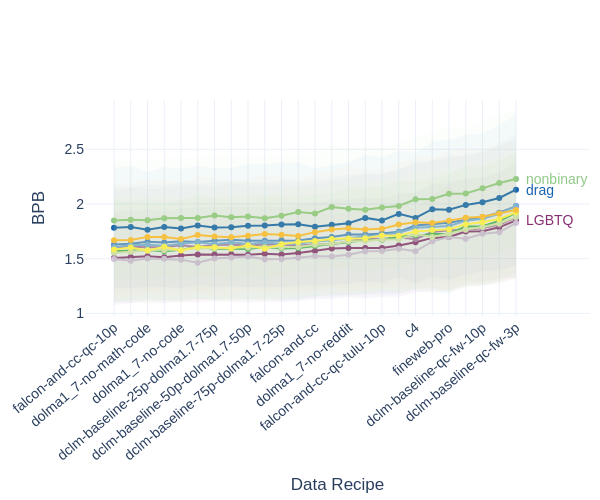

Notebook cell for this chart:
### Code cell
import numpy as np
import plotly.graph_objects as go
from collections import defaultdict

import plotly.colors as pc

def to_rgba(color, alpha=0.03):
    r, g, b = pc.unlabel_rgb(color) if color.startswith('rgb') else [int(color[i:i+2], 16) * 255 // 255 for i in (1, 3, 5)]
    return f"rgba({r},{g},{b},{alpha})"

# ── Paul Tol color schemes (exact hex from personal.sron.nl/~pault) ───────────
PAUL_TOL = {
    # 7-color, color-blind safe, good for lines/markers
    "bright":   ["#4477AA", "#EE6677", "#228833", "#CCBB44",
                 "#66CCEE", "#AA3377", "#BBBBBB"],
    # 9-color, more hues but no clear red/medium blue
    "muted":    ["#CC6677", "#332288", "#DDCC77", "#117733",
                 "#88CCEE", "#882255", "#44AA99", "#999933", "#AA4499"],
    # 7-color, designed for TensorBoard / data viz
    "vibrant":  ["#EE7733", "#0077BB", "#33BBEE", "#EE3377",
                 "#CC3311", "#009988", "#BBBBBB"],
    # 14-color discrete rainbow (for when you need many colors)
    "rainbow14": ["#882E72", "#B178A6", "#D6C1DE", "#1965B0",
                  "#5289C7", "#7BAFDE", "#4EB265", "#90C987",
                  "#CAE0AB", "#F7EE55", "#F6C141", "#F1932D",
                  "#E8601C", "#DC050C"],
}

# Pick the scheme — "rainbow14" is best for 25 recipes
SCHEME = "rainbow14"

def get_colors(n, scheme=SCHEME):
    """Cycle through the chosen Tol palette to get n colors."""
    palette = PAUL_TOL[scheme]
    return [palette[i % len(palette)] for i in range(n)]

VARIANT = 'sentence'
MIN_INSTANCES = 10  # <-- adjust threshold here

recipes = list(results_recipes_communities.keys())

# Count total instances per community across all recipes
community_counts = defaultdict(int)
#for r in recipes:
for score, communities, term in results_recipes_communities["dolma1_7-1B"][VARIANT]:
    for c in communities:
        community_counts[c] += 1

all_communities = sorted(c for c, n in community_counts.items() if n >= MIN_INSTANCES and community_terms[c] > 4)

# Per community: mean ± std per recipe
community_means = defaultdict(dict)
community_stds  = defaultdict(dict)

for r in recipes:
    by_community = defaultdict(list)
    for score, communities, term in results_recipes_communities[r][VARIANT]:
        for c in communities:
            by_community[c].append(score)
    for c in all_communities:
        vals = by_community.get(c, [])
        community_means[c][r] = np.mean(vals) if vals else np.nan
        community_stds[c][r]  = np.std(vals)  if vals else np.nan

# Sort recipes by overall mean BPB
overall_means  = {r: np.nanmean([community_means[c][r] for c in all_communities]) for r in recipes}
sorted_recipes = sorted(recipes, key=lambda r: overall_means[r])

colors = get_colors(len(all_communities))

fig = go.Figure()
for i, c in enumerate(all_communities):
    ys   = np.array([community_means[c][r] for r in sorted_recipes], dtype=float)
    errs = np.array([community_stds[c][r]  for r in sorted_recipes], dtype=float)
    col  = colors[i]

    # Shaded std band
    fig.add_trace(go.Scatter(
        x=sorted_recipes + sorted_recipes[::-1],
        y=np.concatenate([ys + errs, (ys - errs)[::-1]]).tolist(),
        fill='toself',
        fillcolor=to_rgba(col),
        line=dict(width=0),
        hoverinfo='skip',
        showlegend=False,
    ))
    # Mean line
    fig.add_trace(go.Scatter(
        x=sorted_recipes, y=ys.tolist(),
        mode='markers+lines',
        name=c,
        line=dict(color=col, width=2),
        marker=dict(color=col, size=6),
    ))

min_gap = 0.08  # adjust to your BPB scale

# Define your custom list of communities to annotate
to_annotate = ["drag", "nonbinary", "LGBTQ"]  # Replace with your desired communities

last_recipe = sorted_recipes[-1]

# Collect and sort by y value
annots = []
for c in to_annotate:
    if c not in all_communities:
        continue
    y_val = community_means[c][last_recipe]
    if np.isnan(y_val):
        continue
    annots.append((y_val, c))
annots.sort()

# Nudge labels that are too close
adjusted = [list(a) for a in annots]
for i in range(1, len(adjusted)):
    if adjusted[i][0] - adjusted[i-1][0] < min_gap:
        adjusted[i][0] = adjusted[i-1][0] + min_gap

for y_adj, c in adjusted:
    fig.add_annotation(
        x=last_recipe,
        y=y_adj,
        text=c,
        showarrow=False,
        xanchor='left',
        xshift=8,
        font=dict(size=14, color=colors[all_communities.index(c)]),
    )

fig.update_layout(
    yaxis_title="BPB",
    xaxis_title="Data Recipe",
    xaxis_tickangle=-40,
    height=500, width=600,
    template="plotly_white",
    font=dict(family="Arial", size=14),
    showlegend=False,
    #legend=dict(bgcolor="rgba(255,255,255,0.8)"),
    margin=dict(r=10),
)

# Show only even-indexed ticks
fig.update_xaxes(
    ticktext=[label[:-3] if i % 2 == 0 else "" for i, label in enumerate(sorted_recipes)],
    tickvals=sorted_recipes
)

fig.show()
#fig.write_image("datadecide_bpb_recipes_community.pdf", scale=2, height=500, width=600)

### Figure 1 — Plotly figure (JSON) as saved in the notebook; plotly's stock layout.template omitted (floating-point values rounded to 4 significant figures)
{"data": [{"fill": "toself", "fillcolor": "rgba(136,46,114,0.03)", "hoverinfo": "skip", "line": {"width": 0}, "showlegend": false, "type": "scatter", "x": ["falcon-and-cc-qc-10p-1B", "falcon-and-cc-qc-orig-10p-1B", "dolma1_7-no-math-code-1B", "falcon-and-cc-qc-20p-1B", "dolma1_7-no-code-1B", "dolma1_6plus-1B", "dclm-baseline-25p-dolma1.7-75p-1B", "dolma1_7-no-flan-1B", "dclm-baseline-50p-dolma1.7-50p-1B", "dolma1_7-1B", "dclm-baseline-75p-dolma1.7-25p-1B", "dclm-baseline-1B", "falcon-and-cc-1B", "falcon-1B", "dolma1_7-no-reddit-1B", "dclm-baseline-qc-20p-1B", "falcon-and-cc-qc-tulu-10p-1B", "dclm-baseline-qc-10p-1B", "c4-1B", "dclm-baseline-qc-7p-fw2-1B", "fineweb-pro-1B", "fineweb-edu-1B", "dclm-baseline-qc-fw-10p-1B", "dclm-baseline-qc-7p-fw3-1B", "dclm-baseline-qc-fw-3p-1B", "dclm-baseline-qc-fw-3p-1B", "dclm-baseline-qc-7p-fw3-1B", "dclm-baseline-qc-fw-10p-1B", "fineweb-edu-1B", "fineweb-pro-1B", "dclm-baseline-qc-7p-fw2-1B", "c4-1B", "dclm-baseline-qc-10p-1B", "falcon-and-cc-qc-tulu-10p-1B", "dclm-baseline-qc-20p-1B", "dolma1_7-no-reddit-1B", "falcon-1B", "falcon-and-cc-1B", "dclm-baseline-1B", "dclm-baseline-75p-dolma1.7-25p-1B", "dolma1_7-1B", "dclm-baseline-50p-dolma1.7-50p-1B", "dolma1_7-no-flan-1B", "dclm-baseline-25p-dolma1.7-75p-1B", "dolma1_6plus-1B", "dolma1_7-no-code-1B", "falcon-and-cc-qc-20p-1B", "dolma1_7-no-math-code-1B", "falcon-and-cc-qc-orig-10p-1B", "falcon-and-cc-qc-10p-1B"], "y": [1.936, 1.938, 1.951, 1.937, 1.957, 1.97, 1.969, 1.975, 1.971, 1.982, 1.97, 1.993, 2.004, 2.047, 2.041, 2.057, 2.048, 2.096, 2.108, 2.179, 2.192, 2.24, 2.243, 2.284, 2.373, 1.326, 1.289, 1.257, 1.255, 1.204, 1.201, 1.193, 1.146, 1.147, 1.138, 1.153, 1.137, 1.135, 1.112, 1.107, 1.108, 1.1, 1.106, 1.105, 1.108, 1.103, 1.092, 1.096, 1.095, 1.075]}, {"line": {"color": "#882E72", "width": 2}, "marker": {"color": "#882E72", "size": 6}, "mode": "markers+lines", "name": "LGBTQ", "type": "scatter", "x": ["falcon-and-cc-qc-10p-1B", "falcon-and-cc-qc-orig-10p-1B", "dolma1_7-no-math-code-1B", "falcon-and-cc-qc-20p-1B", "dolma1_7-no-code-1B", "dolma1_6plus-1B", "dclm-baseline-25p-dolma1.7-75p-1B", "dolma1_7-no-flan-1B", "dclm-baseline-50p-dolma1.7-50p-1B", "dolma1_7-1B", "dclm-baseline-75p-dolma1.7-25p-1B", "dclm-baseline-1B", "falcon-and-cc-1B", "falcon-1B", "dolma1_7-no-reddit-1B", "dclm-baseline-qc-20p-1B", "falcon-and-cc-qc-tulu-10p-1B", "dclm-baseline-qc-10p-1B", "c4-1B", "dclm-baseline-qc-7p-fw2-1B", "fineweb-pro-1B", "fineweb-edu-1B", "dclm-baseline-qc-fw-10p-1B", "dclm-baseline-qc-7p-fw3-1B", "dclm-baseline-qc-fw-3p-1B"], "y": [1.506, 1.516, 1.523, 1.514, 1.53, 1.539, 1.537, 1.54, 1.536, 1.545, 1.539, 1.552, 1.569, 1.592, 1.597, 1.598, 1.598, 1.621, 1.65, 1.69, 1.698, 1.748, 1.75, 1.786, 1.849]}, {"fill": "toself", "fillcolor": "rgba(177,120,166,0.03)", "hoverinfo": "skip", "line": {"width": 0}, "showlegend": false, "type": "scatter", "x": ["falcon-and-cc-qc-10p-1B", "falcon-and-cc-qc-orig-10p-1B", "dolma1_7-no-math-code-1B", "falcon-and-cc-qc-20p-1B", "dolma1_7-no-code-1B", "dolma1_6plus-1B", "dclm-baseline-25p-dolma1.7-75p-1B", "dolma1_7-no-flan-1B", "dclm-baseline-50p-dolma1.7-50p-1B", "dolma1_7-1B", "dclm-baseline-75p-dolma1.7-25p-1B", "dclm-baseline-1B", "falcon-and-cc-1B", "falcon-1B", "dolma1_7-no-reddit-1B", "dclm-baseline-qc-20p-1B", "falcon-and-cc-qc-tulu-10p-1B", "dclm-baseline-qc-10p-1B", "c4-1B", "dclm-baseline-qc-7p-fw2-1B", "fineweb-pro-1B", "fineweb-edu-1B", "dclm-baseline-qc-fw-10p-1B", "dclm-baseline-qc-7p-fw3-1B", "dclm-baseline-qc-fw-3p-1B", "dclm-baseline-qc-fw-3p-1B", "dclm-baseline-qc-7p-fw3-1B", "dclm-baseline-qc-fw-10p-1B", "fineweb-edu-1B", "fineweb-pro-1B", "dclm-baseline-qc-7p-fw2-1B", "c4-1B", "dclm-baseline-qc-10p-1B", "falcon-and-cc-qc-tulu-10p-1B", "dclm-baseline-qc-20p-1B", "dolma1_7-no-reddit-1B", "falcon-1B", "falcon-and-cc-1B", "dclm-baseline-1B", "dclm-baseline-75p-dolma1.7-25p-1B", "dolma1_7-1B", "dclm-baseline-50p-dolma1.7-50p-1B", "dolma1_7-no-flan-1B", "dclm-baseline-25p-dolma1.7-75p-1B", "dolma1_6plus-1B", "dolma1_7-no-code-1B", "falcon-and-cc-qc-20p-1B", "dolma1_7-no-math-code-1B", "falcon-and-cc-qc-orig-10p-1B", "falcon-and-cc-qc-10p-1B"], "y": [2.019, 2.02, 2.009, 1.989, 2.029, 2.02, 2.04, 2.018, 2.004, 2.051, 2.041, 2.006, 2.044, 2.016, 2.089, 2.123, 2.102, 2.126, 2.093, 2.201, 2.222, 2.218, 2.272, 2.294, 2.43, 1.324, 1.327, 1.29, 1.301, 1.296, 1.285, 1.265, 1.267, 1.253, 1.254, 1.227, 1.245, 1.218, 1.232, 1.219, 1.214, 1.231, 1.24, 1.209, 1.193, 1.216, 1.22, 1.199, 1.199, 1.184]}, {"line": {"color": "#B178A6", "width": 2}, "marker": {"color": "#B178A6", "size": 6}, "mode": "markers+lines", "name": "bear", "type": "scatter", "x": ["falcon-and-cc-qc-10p-1B", "falcon-and-cc-qc-orig-10p-1B", "dolma1_7-no-math-code-1B", "falcon-and-cc-qc-20p-1B", "dolma1_7-no-code-1B", "dolma1_6plus-1B", "dclm-baseline-25p-dolma1.7-75p-1B", "dolma1_7-no-flan-1B", "dclm-baseline-50p-dolma1.7-50p-1B", "dolma1_7-1B", "dclm-baseline-75p-dolma1.7-25p-1B", "dclm-baseline-1B", "falcon-and-cc-1B", "falcon-1B", "dolma1_7-no-reddit-1B", "dclm-baseline-qc-20p-1B", "falcon-and-cc-qc-tulu-10p-1B", "dclm-baseline-qc-10p-1B", "c4-1B", "dclm-baseline-qc-7p-fw2-1B", "fineweb-pro-1B", "fineweb-edu-1B", "dclm-baseline-qc-fw-10p-1B", "dclm-baseline-qc-7p-fw3-1B", "dclm-baseline-qc-fw-3p-1B"], "y": [1.601, 1.61, 1.604, 1.605, 1.622, 1.606, 1.624, 1.629, 1.618, 1.632, 1.63, 1.619, 1.631, 1.631, 1.658, 1.688, 1.678, 1.697, 1.679, 1.743, 1.759, 1.76, 1.781, 1.811, 1.877]}, {"fill": "toself", "fillcolor": "rgba(214,193,222,0.03)", "hoverinfo": "skip", "line": {"width": 0}, "showlegend": false, "type": "scatter", "x": ["falcon-and-cc-qc-10p-1B", "falcon-and-cc-qc-orig-10p-1B", "dolma1_7-no-math-code-1B", "falcon-and-cc-qc-20p-1B", "dolma1_7-no-code-1B", "dolma1_6plus-1B", "dclm-baseline-25p-dolma1.7-75p-1B", "dolma1_7-no-flan-1B", "dclm-baseline-50p-dolma1.7-50p-1B", "dolma1_7-1B", "dclm-baseline-75p-dolma1.7-25p-1B", "dclm-baseline-1B", "falcon-and-cc-1B", "falcon-1B", "dolma1_7-no-reddit-1B", "dclm-baseline-qc-20p-1B", "falcon-and-cc-qc-tulu-10p-1B", "dclm-baseline-qc-10p-1B", "c4-1B", "dclm-baseline-qc-7p-fw2-1B", "fineweb-pro-1B", "fineweb-edu-1B", "dclm-baseline-qc-fw-10p-1B", "dclm-baseline-qc-7p-fw3-1B", "dclm-baseline-qc-fw-3p-1B", "dclm-baseline-qc-fw-3p-1B", "dclm-baseline-qc-7p-fw3-1B", "dclm-baseline-qc-fw-10p-1B", "fineweb-edu-1B", "fineweb-pro-1B", "dclm-baseline-qc-7p-fw2-1B", "c4-1B", "dclm-baseline-qc-10p-1B", "falcon-and-cc-qc-tulu-10p-1B", "dclm-baseline-qc-20p-1B", "dolma1_7-no-reddit-1B", "falcon-1B", "falcon-and-cc-1B", "dclm-baseline-1B", "dclm-baseline-75p-dolma1.7-25p-1B", "dolma1_7-1B", "dclm-baseline-50p-dolma1.7-50p-1B", "dolma1_7-no-flan-1B", "dclm-baseline-25p-dolma1.7-75p-1B", "dolma1_6plus-1B", "dolma1_7-no-code-1B", "falcon-and-cc-qc-20p-1B", "dolma1_7-no-math-code-1B", "falcon-and-cc-qc-orig-10p-1B", "falcon-and-cc-qc-10p-1B"], "y": [1.898, 1.87, 1.892, 1.889, 1.878, 1.829, 1.88, 1.89, 1.907, 1.883, 1.887, 1.896, 1.93, 1.898, 1.918, 1.967, 1.98, 2.001, 1.957, 2.093, 2.158, 2.073, 2.168, 2.183, 2.263, 1.391, 1.299, 1.288, 1.292, 1.237, 1.224, 1.179, 1.179, 1.16, 1.167, 1.152, 1.143, 1.118, 1.119, 1.109, 1.107, 1.132, 1.13, 1.122, 1.095, 1.105, 1.108, 1.113, 1.091, 1.096]}, {"line": {"color": "#D6C1DE", "width": 2}, "marker": {"color": "#D6C1DE", "size": 6}, "mode": "markers+lines", "name": "chub", "type": "scatter", "x": ["falcon-and-cc-qc-10p-1B", "falcon-and-cc-qc-orig-10p-1B", "dolma1_7-no-math-code-1B", "falcon-and-cc-qc-20p-1B", "dolma1_7-no-code-1B", "dolma1_6plus-1B", "dclm-baseline-25p-dolma1.7-75p-1B", "dolma1_7-no-flan-1B", "dclm-baseline-50p-dolma1.7-50p-1B", "dolma1_7-1B", "dclm-baseline-75p-dolma1.7-25p-1B", "dclm-baseline-1B", "falcon-and-cc-1B", "falcon-1B", "dolma1_7-no-reddit-1B", "dclm-baseline-qc-20p-1B", "falcon-and-cc-qc-tulu-10p-1B", "dclm-baseline-qc-10p-1B", "c4-1B", "dclm-baseline-qc-7p-fw2-1B", "fineweb-pro-1B", "fineweb-edu-1B", "dclm-baseline-qc-fw-10p-1B", "dclm-baseline-qc-7p-fw3-1B", "dclm-baseline-qc-fw-3p-1B"], "y": [1.497, 1.481, 1.502, 1.499, 1.491, 1.462, 1.501, 1.51, 1.519, 1.495, 1.498, 1.508, 1.524, 1.521, 1.535, 1.567, 1.57, 1.59, 1.568, 1.658, 1.697, 1.683, 1.728, 1.741, 1.827]}, {"fill": "toself", "fillcolor": "rgba(25,101,176,0.03)", "hoverinfo": "skip", "line": {"width": 0}, "showlegend": false, "type": "scatter", "x": ["falcon-and-cc-qc-10p-1B", "falcon-and-cc-qc-orig-10p-1B", "dolma1_7-no-math-code-1B", "falcon-and-cc-qc-20p-1B", "dolma1_7-no-code-1B", "dolma1_6plus-1B", "dclm-baseline-25p-dolma1.7-75p-1B", "dolma1_7-no-flan-1B", "dclm-baseline-50p-dolma1.7-50p-1B", "dolma1_7-1B", "dclm-baseline-75p-dolma1.7-25p-1B", "dclm-baseline-1B", "falcon-and-cc-1B", "falcon-1B", "dolma1_7-no-reddit-1B", "dclm-baseline-qc-20p-1B", "falcon-and-cc-qc-tulu-10p-1B", "dclm-baseline-qc-10p-1B", "c4-1B", "dclm-baseline-qc-7p-fw2-1B", "fineweb-pro-1B", "fineweb-edu-1B", "dclm-baseline-qc-fw-10p-1B", "dclm-baseline-qc-7p-fw3-1B", "dclm-baseline-qc-fw-3p-1B", "dclm-baseline-qc-fw-3p-1B", "dclm-baseline-qc-7p-fw3-1B", "dclm-baseline-qc-fw-10p-1B", "fineweb-edu-1B", "fineweb-pro-1B", "dclm-baseline-qc-7p-fw2-1B", "c4-1B", "dclm-baseline-qc-10p-1B", "falcon-and-cc-qc-tulu-10p-1B", "dclm-baseline-qc-20p-1B", "dolma1_7-no-reddit-1B", "falcon-1B", "falcon-and-cc-1B", "dclm-baseline-1B", "dclm-baseline-75p-dolma1.7-25p-1B", "dolma1_7-1B", "dclm-baseline-50p-dolma1.7-50p-1B", "dolma1_7-no-flan-1B", "dclm-baseline-25p-dolma1.7-75p-1B", "dolma1_6plus-1B", "dolma1_7-no-code-1B", "falcon-and-cc-qc-20p-1B", "dolma1_7-no-math-code-1B", "falcon-and-cc-qc-orig-10p-1B", "falcon-and-cc-qc-10p-1B"], "y": [2.331, 2.346, 2.292, 2.337, 2.322, 2.35, 2.329, 2.329, 2.361, 2.361, 2.383, 2.376, 2.33, 2.359, 2.378, 2.452, 2.419, 2.49, 2.467, 2.57, 2.589, 2.63, 2.646, 2.717, 2.822, 1.438, 1.392, 1.385, 1.353, 1.308, 1.335, 1.277, 1.328, 1.28, 1.293, 1.27, 1.261, 1.254, 1.255, 1.242, 1.244, 1.241, 1.246, 1.241, 1.256, 1.229, 1.242, 1.236, 1.234, 1.233]}, {"line": {"color": "#1965B0", "width": 2}, "marker": {"color": "#1965B0", "size": 6}, "mode": "markers+lines", "name": "drag", "type": "scatter", "x": ["falcon-and-cc-qc-10p-1B", "falcon-and-cc-qc-orig-10p-1B", "dolma1_7-no-math-code-1B", "falcon-and-cc-qc-20p-1B", "dolma1_7-no-code-1B", "dolma1_6plus-1B", "dclm-baseline-25p-dolma1.7-75p-1B", "dolma1_7-no-flan-1B", "dclm-baseline-50p-dolma1.7-50p-1B", "dolma1_7-1B", "dclm-baseline-75p-dolma1.7-25p-1B", "dclm-baseline-1B", "falcon-and-cc-1B", "falcon-1B", "dolma1_7-no-reddit-1B", "dclm-baseline-qc-20p-1B", "falcon-and-cc-qc-tulu-10p-1B", "dclm-baseline-qc-10p-1B", "c4-1B", "dclm-baseline-qc-7p-fw2-1B", "fineweb-pro-1B", "fineweb-edu-1B", "dclm-baseline-qc-fw-10p-1B", "dclm-baseline-qc-7p-fw3-1B", "dclm-baseline-qc-fw-3p-1B"], "y": [1.782, 1.79, 1.764, 1.789, 1.776, 1.803, 1.785, 1.788, 1.801, 1.802, 1.812, 1.815, 1.792, 1.81, 1.824, 1.873, 1.85, 1.909, 1.872, 1.952, 1.948, 1.991, 2.015, 2.055, 2.13]}, {"fill": "toself", "fillcolor": "rgba(82,137,199,0.03)", "hoverinfo": "skip", "line": {"width": 0}, "showlegend": false, "type": "scatter", "x": ["falcon-and-cc-qc-10p-1B", "falcon-and-cc-qc-orig-10p-1B", "dolma1_7-no-math-code-1B", "falcon-and-cc-qc-20p-1B", "dolma1_7-no-code-1B", "dolma1_6plus-1B", "dclm-baseline-25p-dolma1.7-75p-1B", "dolma1_7-no-flan-1B", "dclm-baseline-50p-dolma1.7-50p-1B", "dolma1_7-1B", "dclm-baseline-75p-dolma1.7-25p-1B", "dclm-baseline-1B", "falcon-and-cc-1B", "falcon-1B", "dolma1_7-no-reddit-1B", "dclm-baseline-qc-20p-1B", "falcon-and-cc-qc-tulu-10p-1B", "dclm-baseline-qc-10p-1B", "c4-1B", "dclm-baseline-qc-7p-fw2-1B", "fineweb-pro-1B", "fineweb-edu-1B", "dclm-baseline-qc-fw-10p-1B", "dclm-baseline-qc-7p-fw3-1B", "dclm-baseline-qc-fw-3p-1B", "dclm-baseline-qc-fw-3p-1B", "dclm-baseline-qc-7p-fw3-1B", "dclm-baseline-qc-fw-10p-1B", "fineweb-edu-1B", "fineweb-pro-1B", "dclm-baseline-qc-7p-fw2-1B", "c4-1B", "dclm-baseline-qc-10p-1B", "falcon-and-cc-qc-tulu-10p-1B", "dclm-baseline-qc-20p-1B", "dolma1_7-no-reddit-1B", "falcon-1B", "falcon-and-cc-1B", "dclm-baseline-1B", "dclm-baseline-75p-dolma1.7-25p-1B", "dolma1_7-1B", "dclm-baseline-50p-dolma1.7-50p-1B", "dolma1_7-no-flan-1B", "dclm-baseline-25p-dolma1.7-75p-1B", "dolma1_6plus-1B", "dolma1_7-no-code-1B", "falcon-and-cc-qc-20p-1B", "dolma1_7-no-math-code-1B", "falcon-and-cc-qc-orig-10p-1B", "falcon-and-cc-qc-10p-1B"], "y": [2.161, 2.153, 2.176, 2.174, 2.197, 2.181, 2.196, 2.208, 2.195, 2.195, 2.208, 2.201, 2.222, 2.238, 2.271, 2.267, 2.278, 2.312, 2.385, 2.398, 2.448, 2.44, 2.474, 2.527, 2.609, 1.351, 1.315, 1.287, 1.271, 1.209, 1.234, 1.222, 1.182, 1.183, 1.174, 1.169, 1.159, 1.153, 1.131, 1.128, 1.134, 1.134, 1.138, 1.13, 1.126, 1.121, 1.12, 1.132, 1.119, 1.099]}, {"line": {"color": "#5289C7", "width": 2}, "marker": {"color": "#5289C7", "size": 6}, "mode": "markers+lines", "name": "gay", "type": "scatter", "x": ["falcon-and-cc-qc-10p-1B", "falcon-and-cc-qc-orig-10p-1B", "dolma1_7-no-math-code-1B", "falcon-and-cc-qc-20p-1B", "dolma1_7-no-code-1B", "dolma1_6plus-1B", "dclm-baseline-25p-dolma1.7-75p-1B", "dolma1_7-no-flan-1B", "dclm-baseline-50p-dolma1.7-50p-1B", "dolma1_7-1B", "dclm-baseline-75p-dolma1.7-25p-1B", "dclm-baseline-1B", "falcon-and-cc-1B", "falcon-1B", "dolma1_7-no-reddit-1B", "dclm-baseline-qc-20p-1B", "falcon-and-cc-qc-tulu-10p-1B", "dclm-baseline-qc-10p-1B", "c4-1B", "dclm-baseline-qc-7p-fw2-1B", "fineweb-pro-1B", "fineweb-edu-1B", "dclm-baseline-qc-fw-10p-1B", "dclm-baseline-qc-7p-fw3-1B", "dclm-baseline-qc-fw-3p-1B"], "y": [1.63, 1.636, 1.654, 1.647, 1.659, 1.653, 1.663, 1.673, 1.665, 1.664, 1.668, 1.666, 1.687, 1.699, 1.72, 1.721, 1.73, 1.747, 1.804, 1.816, 1.829, 1.856, 1.881, 1.921, 1.98]}, {"fill": "toself", "fillcolor": "rgba(123,175,222,0.03)", "hoverinfo": "skip", "line": {"width": 0}, "showlegend": false, "type": "scatter", "x": ["falcon-and-cc-qc-10p-1B", "falcon-and-cc-qc-orig-10p-1B", "dolma1_7-no-math-code-1B", "falcon-and-cc-qc-20p-1B", "dolma1_7-no-code-1B", "dolma1_6plus-1B", "dclm-baseline-25p-dolma1.7-75p-1B", "dolma1_7-no-flan-1B", "dclm-baseline-50p-dolma1.7-50p-1B", "dolma1_7-1B", "dclm-baseline-75p-dolma1.7-25p-1B", "dclm-baseline-1B", "falcon-and-cc-1B", "falcon-1B", "dolma1_7-no-reddit-1B", "dclm-baseline-qc-20p-1B", "falcon-and-cc-qc-tulu-10p-1B", "dclm-baseline-qc-10p-1B", "c4-1B", "dclm-baseline-qc-7p-fw2-1B", "fineweb-pro-1B", "fineweb-edu-1B", "dclm-baseline-qc-fw-10p-1B", "dclm-baseline-qc-7p-fw3-1B", "dclm-baseline-qc-fw-3p-1B", "dclm-baseline-qc-fw-3p-1B", "dclm-baseline-qc-7p-fw3-1B", "dclm-baseline-qc-fw-10p-1B", "fineweb-edu-1B", "fineweb-pro-1B", "dclm-baseline-qc-7p-fw2-1B", "c4-1B", "dclm-baseline-qc-10p-1B", "falcon-and-cc-qc-tulu-10p-1B", "dclm-baseline-qc-20p-1B", "dolma1_7-no-reddit-1B", "falcon-1B", "falcon-and-cc-1B", "dclm-baseline-1B", "dclm-baseline-75p-dolma1.7-25p-1B", "dolma1_7-1B", "dclm-baseline-50p-dolma1.7-50p-1B", "dolma1_7-no-flan-1B", "dclm-baseline-25p-dolma1.7-75p-1B", "dolma1_6plus-1B", "dolma1_7-no-code-1B", "falcon-and-cc-qc-20p-1B", "dolma1_7-no-math-code-1B", "falcon-and-cc-qc-orig-10p-1B", "falcon-and-cc-qc-10p-1B"], "y": [2.127, 2.149, 2.135, 2.143, 2.162, 2.168, 2.153, 2.188, 2.17, 2.166, 2.177, 2.164, 2.179, 2.209, 2.232, 2.278, 2.269, 2.315, 2.366, 2.388, 2.423, 2.448, 2.479, 2.55, 2.637, 1.319, 1.27, 1.248, 1.244, 1.175, 1.19, 1.201, 1.158, 1.156, 1.131, 1.143, 1.128, 1.136, 1.109, 1.097, 1.129, 1.097, 1.113, 1.113, 1.133, 1.111, 1.095, 1.121, 1.097, 1.089]}, {"line": {"color": "#7BAFDE", "width": 2}, "marker": {"color": "#7BAFDE", "size": 6}, "mode": "markers+lines", "name": "gay male", "type": "scatter", "x": ["falcon-and-cc-qc-10p-1B", "falcon-and-cc-qc-orig-10p-1B", "dolma1_7-no-math-code-1B", "falcon-and-cc-qc-20p-1B", "dolma1_7-no-code-1B", "dolma1_6plus-1B", "dclm-baseline-25p-dolma1.7-75p-1B", "dolma1_7-no-flan-1B", "dclm-baseline-50p-dolma1.7-50p-1B", "dolma1_7-1B", "dclm-baseline-75p-dolma1.7-25p-1B", "dclm-baseline-1B", "falcon-and-cc-1B", "falcon-1B", "dolma1_7-no-reddit-1B", "dclm-baseline-qc-20p-1B", "falcon-and-cc-qc-tulu-10p-1B", "dclm-baseline-qc-10p-1B", "c4-1B", "dclm-baseline-qc-7p-fw2-1B", "fineweb-pro-1B", "fineweb-edu-1B", "dclm-baseline-qc-fw-10p-1B", "dclm-baseline-qc-7p-fw3-1B", "dclm-baseline-qc-fw-3p-1B"], "y": [1.608, 1.623, 1.628, 1.619, 1.637, 1.65, 1.633, 1.651, 1.633, 1.647, 1.637, 1.636, 1.657, 1.669, 1.687, 1.704, 1.712, 1.737, 1.783, 1.789, 1.799, 1.846, 1.864, 1.91, 1.978]}, {"fill": "toself", "fillcolor": "rgba(78,178,101,0.03)", "hoverinfo": "skip", "line": {"width": 0}, "showlegend": false, "type": "scatter", "x": ["falcon-and-cc-qc-10p-1B", "falcon-and-cc-qc-orig-10p-1B", "dolma1_7-no-math-code-1B", "falcon-and-cc-qc-20p-1B", "dolma1_7-no-code-1B", "dolma1_6plus-1B", "dclm-baseline-25p-dolma1.7-75p-1B", "dolma1_7-no-flan-1B", "dclm-baseline-50p-dolma1.7-50p-1B", "dolma1_7-1B", "dclm-baseline-75p-dolma1.7-25p-1B", "dclm-baseline-1B", "falcon-and-cc-1B", "falcon-1B", "dolma1_7-no-reddit-1B", "dclm-baseline-qc-20p-1B", "falcon-and-cc-qc-tulu-10p-1B", "dclm-baseline-qc-10p-1B", "c4-1B", "dclm-baseline-qc-7p-fw2-1B", "fineweb-pro-1B", "fineweb-edu-1B", "dclm-baseline-qc-fw-10p-1B", "dclm-baseline-qc-7p-fw3-1B", "dclm-baseline-qc-fw-3p-1B", "dclm-baseline-qc-fw-3p-1B", "dclm-baseline-qc-7p-fw3-1B", "dclm-baseline-qc-fw-10p-1B", "fineweb-edu-1B", "fineweb-pro-1B", "dclm-baseline-qc-7p-fw2-1B", "c4-1B", "dclm-baseline-qc-10p-1B", "falcon-and-cc-qc-tulu-10p-1B", "dclm-baseline-qc-20p-1B", "dolma1_7-no-reddit-1B", "falcon-1B", "falcon-and-cc-1B", "dclm-baseline-1B", "dclm-baseline-75p-dolma1.7-25p-1B", "dolma1_7-1B", "dclm-baseline-50p-dolma1.7-50p-1B", "dolma1_7-no-flan-1B", "dclm-baseline-25p-dolma1.7-75p-1B", "dolma1_6plus-1B", "dolma1_7-no-code-1B", "falcon-and-cc-qc-20p-1B", "dolma1_7-no-math-code-1B", "falcon-and-cc-qc-orig-10p-1B", "falcon-and-cc-qc-10p-1B"], "y": [2.031, 2.031, 2.046, 2.013, 2.044, 2.079, 2.058, 2.053, 2.044, 2.086, 2.062, 2.057, 2.083, 2.106, 2.139, 2.157, 2.155, 2.21, 2.206, 2.233, 2.274, 2.342, 2.334, 2.396, 2.47, 1.367, 1.293, 1.258, 1.245, 1.183, 1.212, 1.222, 1.193, 1.193, 1.178, 1.166, 1.172, 1.152, 1.139, 1.125, 1.127, 1.132, 1.128, 1.125, 1.132, 1.118, 1.125, 1.114, 1.11, 1.103]}, {"line": {"color": "#4EB265", "width": 2}, "marker": {"color": "#4EB265", "size": 6}, "mode": "markers+lines", "name": "lesbian", "type": "scatter", "x": ["falcon-and-cc-qc-10p-1B", "falcon-and-cc-qc-orig-10p-1B", "dolma1_7-no-math-code-1B", "falcon-and-cc-qc-20p-1B", "dolma1_7-no-code-1B", "dolma1_6plus-1B", "dclm-baseline-25p-dolma1.7-75p-1B", "dolma1_7-no-flan-1B", "dclm-baseline-50p-dolma1.7-50p-1B", "dolma1_7-1B", "dclm-baseline-75p-dolma1.7-25p-1B", "dclm-baseline-1B", "falcon-and-cc-1B", "falcon-1B", "dolma1_7-no-reddit-1B", "dclm-baseline-qc-20p-1B", "falcon-and-cc-qc-tulu-10p-1B", "dclm-baseline-qc-10p-1B", "c4-1B", "dclm-baseline-qc-7p-fw2-1B", "fineweb-pro-1B", "fineweb-edu-1B", "dclm-baseline-qc-fw-10p-1B", "dclm-baseline-qc-7p-fw3-1B", "dclm-baseline-qc-fw-3p-1B"], "y": [1.567, 1.571, 1.58, 1.569, 1.581, 1.606, 1.591, 1.59, 1.588, 1.607, 1.593, 1.598, 1.618, 1.639, 1.652, 1.668, 1.674, 1.701, 1.714, 1.722, 1.729, 1.793, 1.796, 1.844, 1.919]}, {"fill": "toself", "fillcolor": "rgba(144,201,135,0.03)", "hoverinfo": "skip", "line": {"width": 0}, "showlegend": false, "type": "scatter", "x": ["falcon-and-cc-qc-10p-1B", "falcon-and-cc-qc-orig-10p-1B", "dolma1_7-no-math-code-1B", "falcon-and-cc-qc-20p-1B", "dolma1_7-no-code-1B", "dolma1_6plus-1B", "dclm-baseline-25p-dolma1.7-75p-1B", "dolma1_7-no-flan-1B", "dclm-baseline-50p-dolma1.7-50p-1B", "dolma1_7-1B", "dclm-baseline-75p-dolma1.7-25p-1B", "dclm-baseline-1B", "falcon-and-cc-1B", "falcon-1B", "dolma1_7-no-reddit-1B", "dclm-baseline-qc-20p-1B", "falcon-and-cc-qc-tulu-10p-1B", "dclm-baseline-qc-10p-1B", "c4-1B", "dclm-baseline-qc-7p-fw2-1B", "fineweb-pro-1B", "fineweb-edu-1B", "dclm-baseline-qc-fw-10p-1B", "dclm-baseline-qc-7p-fw3-1B", "dclm-baseline-qc-fw-3p-1B", "dclm-baseline-qc-fw-3p-1B", "dclm-baseline-qc-7p-fw3-1B", "dclm-baseline-qc-fw-10p-1B", "fineweb-edu-1B", "fineweb-pro-1B", "dclm-baseline-qc-7p-fw2-1B", "c4-1B", "dclm-baseline-qc-10p-1B", "falcon-and-cc-qc-tulu-10p-1B", "dclm-baseline-qc-20p-1B", "dolma1_7-no-reddit-1B", "falcon-1B", "falcon-and-cc-1B", "dclm-baseline-1B", "dclm-baseline-75p-dolma1.7-25p-1B", "dolma1_7-1B", "dclm-baseline-50p-dolma1.7-50p-1B", "dolma1_7-no-flan-1B", "dclm-baseline-25p-dolma1.7-75p-1B", "dolma1_6plus-1B", "dolma1_7-no-code-1B", "falcon-and-cc-qc-20p-1B", "dolma1_7-no-math-code-1B", "falcon-and-cc-qc-orig-10p-1B", "falcon-and-cc-qc-10p-1B"], "y": [2.404, 2.387, 2.393, 2.408, 2.424, 2.414, 2.445, 2.437, 2.433, 2.423, 2.431, 2.466, 2.446, 2.529, 2.509, 2.52, 2.515, 2.553, 2.617, 2.638, 2.707, 2.686, 2.765, 2.825, 2.851, 1.606, 1.558, 1.52, 1.506, 1.479, 1.452, 1.468, 1.409, 1.421, 1.376, 1.403, 1.414, 1.38, 1.385, 1.354, 1.318, 1.338, 1.321, 1.343, 1.331, 1.318, 1.333, 1.311, 1.323, 1.296]}, {"line": {"color": "#90C987", "width": 2}, "marker": {"color": "#90C987", "size": 6}, "mode": "markers+lines", "name": "nonbinary", "type": "scatter", "x": ["falcon-and-cc-qc-10p-1B", "falcon-and-cc-qc-orig-10p-1B", "dolma1_7-no-math-code-1B", "falcon-and-cc-qc-20p-1B", "dolma1_7-no-code-1B", "dolma1_6plus-1B", "dclm-baseline-25p-dolma1.7-75p-1B", "dolma1_7-no-flan-1B", "dclm-baseline-50p-dolma1.7-50p-1B", "dolma1_7-1B", "dclm-baseline-75p-dolma1.7-25p-1B", "dclm-baseline-1B", "falcon-and-cc-1B", "falcon-1B", "dolma1_7-no-reddit-1B", "dclm-baseline-qc-20p-1B", "falcon-and-cc-qc-tulu-10p-1B", "dclm-baseline-qc-10p-1B", "c4-1B", "dclm-baseline-qc-7p-fw2-1B", "fineweb-pro-1B", "fineweb-edu-1B", "dclm-baseline-qc-fw-10p-1B", "dclm-baseline-qc-7p-fw3-1B", "dclm-baseline-qc-fw-3p-1B"], "y": [1.85, 1.855, 1.852, 1.87, 1.871, 1.873, 1.894, 1.879, 1.885, 1.87, 1.893, 1.926, 1.913, 1.972, 1.956, 1.948, 1.968, 1.981, 2.042, 2.045, 2.093, 2.096, 2.142, 2.191, 2.229]}, {"fill": "toself", "fillcolor": "rgba(202,224,171,0.03)", "hoverinfo": "skip", "line": {"width": 0}, "showlegend": false, "type": "scatter", "x": ["falcon-and-cc-qc-10p-1B", "falcon-and-cc-qc-orig-10p-1B", "dolma1_7-no-math-code-1B", "falcon-and-cc-qc-20p-1B", "dolma1_7-no-code-1B", "dolma1_6plus-1B", "dclm-baseline-25p-dolma1.7-75p-1B", "dolma1_7-no-flan-1B", "dclm-baseline-50p-dolma1.7-50p-1B", "dolma1_7-1B", "dclm-baseline-75p-dolma1.7-25p-1B", "dclm-baseline-1B", "falcon-and-cc-1B", "falcon-1B", "dolma1_7-no-reddit-1B", "dclm-baseline-qc-20p-1B", "falcon-and-cc-qc-tulu-10p-1B", "dclm-baseline-qc-10p-1B", "c4-1B", "dclm-baseline-qc-7p-fw2-1B", "fineweb-pro-1B", "fineweb-edu-1B", "dclm-baseline-qc-fw-10p-1B", "dclm-baseline-qc-7p-fw3-1B", "dclm-baseline-qc-fw-3p-1B", "dclm-baseline-qc-fw-3p-1B", "dclm-baseline-qc-7p-fw3-1B", "dclm-baseline-qc-fw-10p-1B", "fineweb-edu-1B", "fineweb-pro-1B", "dclm-baseline-qc-7p-fw2-1B", "c4-1B", "dclm-baseline-qc-10p-1B", "falcon-and-cc-qc-tulu-10p-1B", "dclm-baseline-qc-20p-1B", "dolma1_7-no-reddit-1B", "falcon-1B", "falcon-and-cc-1B", "dclm-baseline-1B", "dclm-baseline-75p-dolma1.7-25p-1B", "dolma1_7-1B", "dclm-baseline-50p-dolma1.7-50p-1B", "dolma1_7-no-flan-1B", "dclm-baseline-25p-dolma1.7-75p-1B", "dolma1_6plus-1B", "dolma1_7-no-code-1B", "falcon-and-cc-qc-20p-1B", "dolma1_7-no-math-code-1B", "falcon-and-cc-qc-orig-10p-1B", "falcon-and-cc-qc-10p-1B"], "y": [2.014, 2.012, 2.027, 2.04, 2.035, 2.049, 2.064, 2.076, 2.083, 2.058, 2.076, 2.09, 2.094, 2.108, 2.135, 2.142, 2.156, 2.174, 2.22, 2.218, 2.27, 2.307, 2.331, 2.387, 2.449, 1.315, 1.256, 1.249, 1.226, 1.189, 1.177, 1.229, 1.179, 1.195, 1.179, 1.181, 1.158, 1.16, 1.125, 1.124, 1.149, 1.123, 1.13, 1.125, 1.147, 1.129, 1.115, 1.132, 1.113, 1.094]}, {"line": {"color": "#CAE0AB", "width": 2}, "marker": {"color": "#CAE0AB", "size": 6}, "mode": "markers+lines", "name": "transfeminine", "type": "scatter", "x": ["falcon-and-cc-qc-10p-1B", "falcon-and-cc-qc-orig-10p-1B", "dolma1_7-no-math-code-1B", "falcon-and-cc-qc-20p-1B", "dolma1_7-no-code-1B", "dolma1_6plus-1B", "dclm-baseline-25p-dolma1.7-75p-1B", "dolma1_7-no-flan-1B", "dclm-baseline-50p-dolma1.7-50p-1B", "dolma1_7-1B", "dclm-baseline-75p-dolma1.7-25p-1B", "dclm-baseline-1B", "falcon-and-cc-1B", "falcon-1B", "dolma1_7-no-reddit-1B", "dclm-baseline-qc-20p-1B", "falcon-and-cc-qc-tulu-10p-1B", "dclm-baseline-qc-10p-1B", "c4-1B", "dclm-baseline-qc-7p-fw2-1B", "fineweb-pro-1B", "fineweb-edu-1B", "dclm-baseline-qc-fw-10p-1B", "dclm-baseline-qc-7p-fw3-1B", "dclm-baseline-qc-fw-3p-1B"], "y": [1.554, 1.562, 1.579, 1.578, 1.582, 1.598, 1.594, 1.603, 1.603, 1.604, 1.6, 1.607, 1.627, 1.633, 1.658, 1.66, 1.675, 1.677, 1.724, 1.697, 1.73, 1.766, 1.79, 1.822, 1.882]}, {"fill": "toself", "fillcolor": "rgba(247,238,85,0.03)", "hoverinfo": "skip", "line": {"width": 0}, "showlegend": false, "type": "scatter", "x": ["falcon-and-cc-qc-10p-1B", "falcon-and-cc-qc-orig-10p-1B", "dolma1_7-no-math-code-1B", "falcon-and-cc-qc-20p-1B", "dolma1_7-no-code-1B", "dolma1_6plus-1B", "dclm-baseline-25p-dolma1.7-75p-1B", "dolma1_7-no-flan-1B", "dclm-baseline-50p-dolma1.7-50p-1B", "dolma1_7-1B", "dclm-baseline-75p-dolma1.7-25p-1B", "dclm-baseline-1B", "falcon-and-cc-1B", "falcon-1B", "dolma1_7-no-reddit-1B", "dclm-baseline-qc-20p-1B", "falcon-and-cc-qc-tulu-10p-1B", "dclm-baseline-qc-10p-1B", "c4-1B", "dclm-baseline-qc-7p-fw2-1B", "fineweb-pro-1B", "fineweb-edu-1B", "dclm-baseline-qc-fw-10p-1B", "dclm-baseline-qc-7p-fw3-1B", "dclm-baseline-qc-fw-3p-1B", "dclm-baseline-qc-fw-3p-1B", "dclm-baseline-qc-7p-fw3-1B", "dclm-baseline-qc-fw-10p-1B", "fineweb-edu-1B", "fineweb-pro-1B", "dclm-baseline-qc-7p-fw2-1B", "c4-1B", "dclm-baseline-qc-10p-1B", "falcon-and-cc-qc-tulu-10p-1B", "dclm-baseline-qc-20p-1B", "dolma1_7-no-reddit-1B", "falcon-1B", "falcon-and-cc-1B", "dclm-baseline-1B", "dclm-baseline-75p-dolma1.7-25p-1B", "dolma1_7-1B", "dclm-baseline-50p-dolma1.7-50p-1B", "dolma1_7-no-flan-1B", "dclm-baseline-25p-dolma1.7-75p-1B", "dolma1_6plus-1B", "dolma1_7-no-code-1B", "falcon-and-cc-qc-20p-1B", "dolma1_7-no-math-code-1B", "falcon-and-cc-qc-orig-10p-1B", "falcon-and-cc-qc-10p-1B"], "y": [2.066, 2.078, 2.054, 2.09, 2.054, 2.091, 2.084, 2.077, 2.113, 2.071, 2.133, 2.151, 2.149, 2.18, 2.18, 2.191, 2.211, 2.227, 2.286, 2.292, 2.318, 2.351, 2.388, 2.41, 2.48, 1.366, 1.315, 1.279, 1.277, 1.217, 1.23, 1.213, 1.194, 1.215, 1.18, 1.188, 1.181, 1.173, 1.155, 1.13, 1.109, 1.132, 1.108, 1.123, 1.122, 1.095, 1.126, 1.093, 1.127, 1.102]}, {"line": {"color": "#F7EE55", "width": 2}, "marker": {"color": "#F7EE55", "size": 6}, "mode": "markers+lines", "name": "transgender", "type": "scatter", "x": ["falcon-and-cc-qc-10p-1B", "falcon-and-cc-qc-orig-10p-1B", "dolma1_7-no-math-code-1B", "falcon-and-cc-qc-20p-1B", "dolma1_7-no-code-1B", "dolma1_6plus-1B", "dclm-baseline-25p-dolma1.7-75p-1B", "dolma1_7-no-flan-1B", "dclm-baseline-50p-dolma1.7-50p-1B", "dolma1_7-1B", "dclm-baseline-75p-dolma1.7-25p-1B", "dclm-baseline-1B", "falcon-and-cc-1B", "falcon-1B", "dolma1_7-no-reddit-1B", "dclm-baseline-qc-20p-1B", "falcon-and-cc-qc-tulu-10p-1B", "dclm-baseline-qc-10p-1B", "c4-1B", "dclm-baseline-qc-7p-fw2-1B", "fineweb-pro-1B", "fineweb-edu-1B", "dclm-baseline-qc-fw-10p-1B", "dclm-baseline-qc-7p-fw3-1B", "dclm-baseline-qc-fw-3p-1B"], "y": [1.584, 1.602, 1.574, 1.608, 1.575, 1.607, 1.603, 1.592, 1.622, 1.59, 1.631, 1.653, 1.661, 1.68, 1.684, 1.686, 1.713, 1.71, 1.749, 1.761, 1.768, 1.814, 1.834, 1.862, 1.923]}, {"fill": "toself", "fillcolor": "rgba(246,193,65,0.03)", "hoverinfo": "skip", "line": {"width": 0}, "showlegend": false, "type": "scatter", "x": ["falcon-and-cc-qc-10p-1B", "falcon-and-cc-qc-orig-10p-1B", "dolma1_7-no-math-code-1B", "falcon-and-cc-qc-20p-1B", "dolma1_7-no-code-1B", "dolma1_6plus-1B", "dclm-baseline-25p-dolma1.7-75p-1B", "dolma1_7-no-flan-1B", "dclm-baseline-50p-dolma1.7-50p-1B", "dolma1_7-1B", "dclm-baseline-75p-dolma1.7-25p-1B", "dclm-baseline-1B", "falcon-and-cc-1B", "falcon-1B", "dolma1_7-no-reddit-1B", "dclm-baseline-qc-20p-1B", "falcon-and-cc-qc-tulu-10p-1B", "dclm-baseline-qc-10p-1B", "c4-1B", "dclm-baseline-qc-7p-fw2-1B", "fineweb-pro-1B", "fineweb-edu-1B", "dclm-baseline-qc-fw-10p-1B", "dclm-baseline-qc-7p-fw3-1B", "dclm-baseline-qc-fw-3p-1B", "dclm-baseline-qc-fw-3p-1B", "dclm-baseline-qc-7p-fw3-1B", "dclm-baseline-qc-fw-10p-1B", "fineweb-edu-1B", "fineweb-pro-1B", "dclm-baseline-qc-7p-fw2-1B", "c4-1B", "dclm-baseline-qc-10p-1B", "falcon-and-cc-qc-tulu-10p-1B", "dclm-baseline-qc-20p-1B", "dolma1_7-no-reddit-1B", "falcon-1B", "falcon-and-cc-1B", "dclm-baseline-1B", "dclm-baseline-75p-dolma1.7-25p-1B", "dolma1_7-1B", "dclm-baseline-50p-dolma1.7-50p-1B", "dolma1_7-no-flan-1B", "dclm-baseline-25p-dolma1.7-75p-1B", "dolma1_6plus-1B", "dolma1_7-no-code-1B", "falcon-and-cc-qc-20p-1B", "dolma1_7-no-math-code-1B", "falcon-and-cc-qc-orig-10p-1B", "falcon-and-cc-qc-10p-1B"], "y": [2.191, 2.189, 2.215, 2.223, 2.19, 2.251, 2.236, 2.22, 2.215, 2.272, 2.245, 2.228, 2.277, 2.295, 2.356, 2.307, 2.315, 2.381, 2.422, 2.423, 2.485, 2.503, 2.49, 2.55, 2.575, 1.316, 1.276, 1.277, 1.246, 1.21, 1.23, 1.243, 1.244, 1.23, 1.227, 1.201, 1.238, 1.208, 1.186, 1.19, 1.178, 1.203, 1.169, 1.169, 1.18, 1.168, 1.173, 1.183, 1.154, 1.147]}, {"line": {"color": "#F6C141", "width": 2}, "marker": {"color": "#F6C141", "size": 6}, "mode": "markers+lines", "name": "transmasculine", "type": "scatter", "x": ["falcon-and-cc-qc-10p-1B", "falcon-and-cc-qc-orig-10p-1B", "dolma1_7-no-math-code-1B", "falcon-and-cc-qc-20p-1B", "dolma1_7-no-code-1B", "dolma1_6plus-1B", "dclm-baseline-25p-dolma1.7-75p-1B", "dolma1_7-no-flan-1B", "dclm-baseline-50p-dolma1.7-50p-1B", "dolma1_7-1B", "dclm-baseline-75p-dolma1.7-25p-1B", "dclm-baseline-1B", "falcon-and-cc-1B", "falcon-1B", "dolma1_7-no-reddit-1B", "dclm-baseline-qc-20p-1B", "falcon-and-cc-qc-tulu-10p-1B", "dclm-baseline-qc-10p-1B", "c4-1B", "dclm-baseline-qc-7p-fw2-1B", "fineweb-pro-1B", "fineweb-edu-1B", "dclm-baseline-qc-fw-10p-1B", "dclm-baseline-qc-7p-fw3-1B", "dclm-baseline-qc-fw-3p-1B"], "y": [1.669, 1.671, 1.699, 1.698, 1.679, 1.716, 1.702, 1.695, 1.709, 1.725, 1.718, 1.707, 1.742, 1.766, 1.779, 1.767, 1.773, 1.812, 1.832, 1.827, 1.848, 1.874, 1.883, 1.913, 1.945]}], "layout": {"annotations": [{"font": {"color": "#882E72", "size": 14}, "showarrow": false, "text": "LGBTQ", "x": "dclm-baseline-qc-fw-3p-1B", "xanchor": "left", "xshift": 8, "y": 1.849}, {"font": {"color": "#1965B0", "size": 14}, "showarrow": false, "text": "drag", "x": "dclm-baseline-qc-fw-3p-1B", "xanchor": "left", "xshift": 8, "y": 2.13}, {"font": {"color": "#90C987", "size": 14}, "showarrow": false, "text": "nonbinary", "x": "dclm-baseline-qc-fw-3p-1B", "xanchor": "left", "xshift": 8, "y": 2.229}], "font": {"family": "Arial", "size": 14}, "height": 500, "margin": {"r": 10}, "showlegend": false, "width": 600, "xaxis": {"tickangle": -40, "ticktext": ["falcon-and-cc-qc-10p", "", "dolma1_7-no-math-code", "", "dolma1_7-no-code", "", "dclm-baseline-25p-dolma1.7-75p", "", "dclm-baseline-50p-dolma1.7-50p", "", "dclm-baseline-75p-dolma1.7-25p", "", "falcon-and-cc", "", "dolma1_7-no-reddit", "", "falcon-and-cc-qc-tulu-10p", "", "c4", "", "fineweb-pro", "", "dclm-baseline-qc-fw-10p", "", "dclm-baseline-qc-fw-3p"], "tickvals": ["falcon-and-cc-qc-10p-1B", "falcon-and-cc-qc-orig-10p-1B", "dolma1_7-no-math-code-1B", "falcon-and-cc-qc-20p-1B", "dolma1_7-no-code-1B", "dolma1_6plus-1B", "dclm-baseline-25p-dolma1.7-75p-1B", "dolma1_7-no-flan-1B", "dclm-baseline-50p-dolma1.7-50p-1B", "dolma1_7-1B", "dclm-baseline-75p-dolma1.7-25p-1B", "dclm-baseline-1B", "falcon-and-cc-1B", "falcon-1B", "dolma1_7-no-reddit-1B", "dclm-baseline-qc-20p-1B", "falcon-and-cc-qc-tulu-10p-1B", "dclm-baseline-qc-10p-1B", "c4-1B", "dclm-baseline-qc-7p-fw2-1B", "fineweb-pro-1B", "fineweb-edu-1B", "dclm-baseline-qc-fw-10p-1B", "dclm-baseline-qc-7p-fw3-1B", "dclm-baseline-qc-fw-3p-1B"], "title": {"text": "Data Recipe"}}, "yaxis": {"title": {"text": "BPB"}}}}
